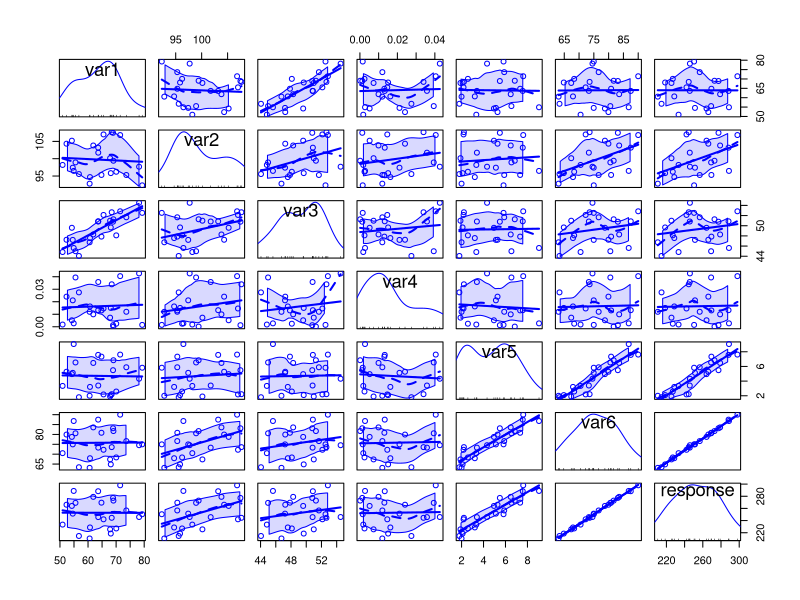
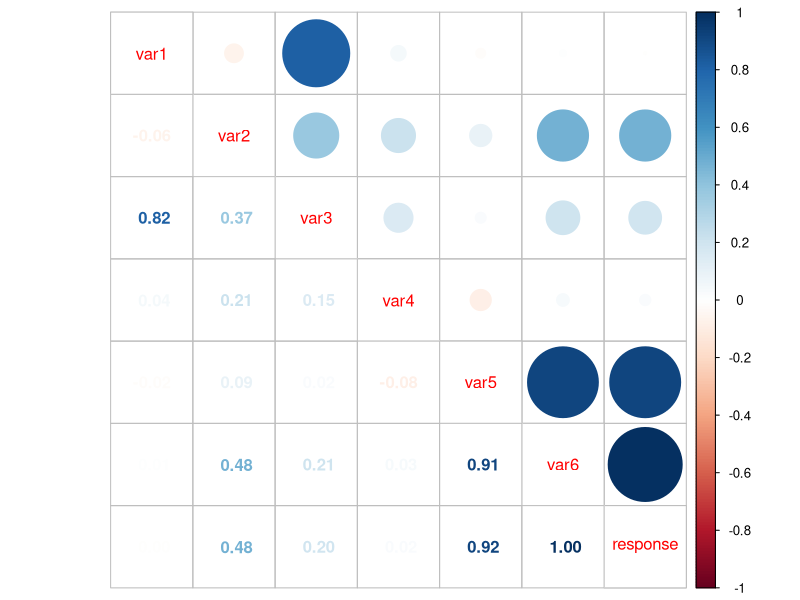
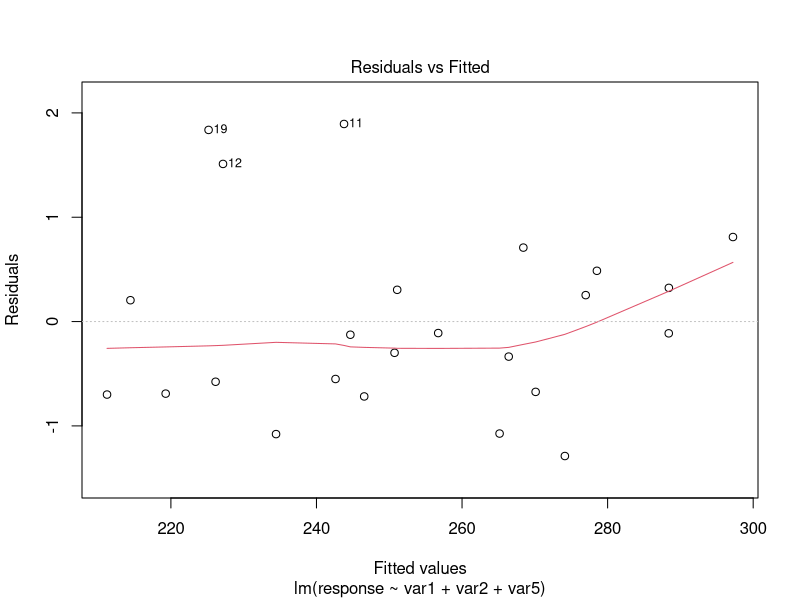
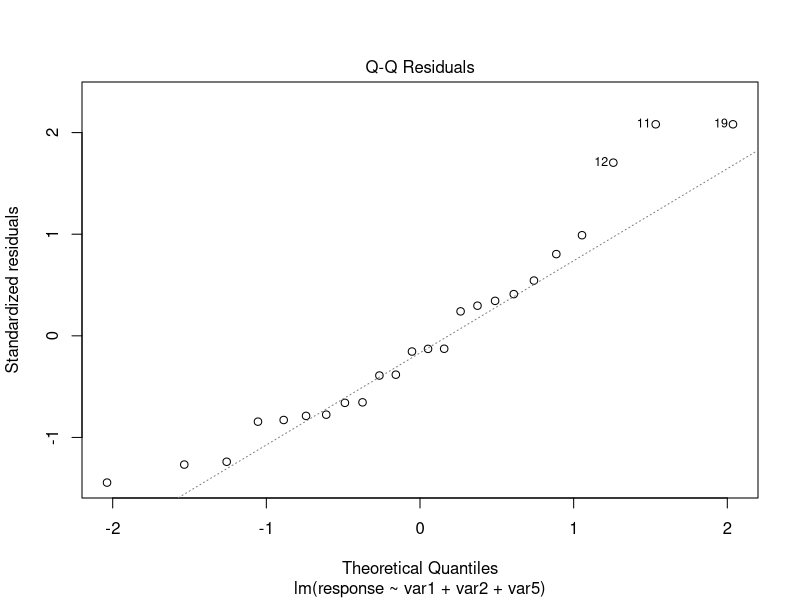

These figures' R source, in order:
## ---- chunk 1
col.names <- c('var1', 'var2', 'var3', 'var4', 'var5', 'var6', 'response')
data <- read.csv(file = 'datasets/data.csv', header = FALSE, sep = ',', col.names = col.names)
head(data, 5)
## ---- chunk 2
summary(data)
## ---- chunk 3
library('car')

scatterplotMatrix(data)
## ---- chunk 4
library('corrplot')

corrplot.mixed(cor(data))
## ---- chunk 5
model <- lm(formula = response ~ ., data = data)
summary(model)
## ---- chunk 6
model2 <- update(model, ~. - var4)
summary(model2)
## ---- chunk 7
model3 <- update(model2, ~. - var3)
summary(model3)
## ---- chunk 8
vif(model3)
## ---- chunk 9
model4 <- update(model3, ~. - var6)
vif(model4)
summary(model4)
## ---- chunk 10
library('MASS')

(modelAIC <- stepAIC(model, direction = 'both'))
summary(modelAIC)
vif(modelAIC)
## ---- chunk 11
modelAIC2 <- update(modelAIC, ~. - var6)
vif(modelAIC2)
modelAIC3 <- update(modelAIC2, ~. - var3)
vif(modelAIC3)
## ---- chunk 12
plot(model4, which = c(1, 2))
## ---- chunk 13
ncvTest(model4)
shapiro.test(resid(model4))
## ---- chunk 14
newdata <- data.frame(var1 = 55, var2 = 100, var5 = 70)

(pred1 <- predict(object = model4, newdata = newdata, interval = 'confidence'))
(pred2 <- predict(object = model4, newdata = newdata, interval = 'prediction'))
